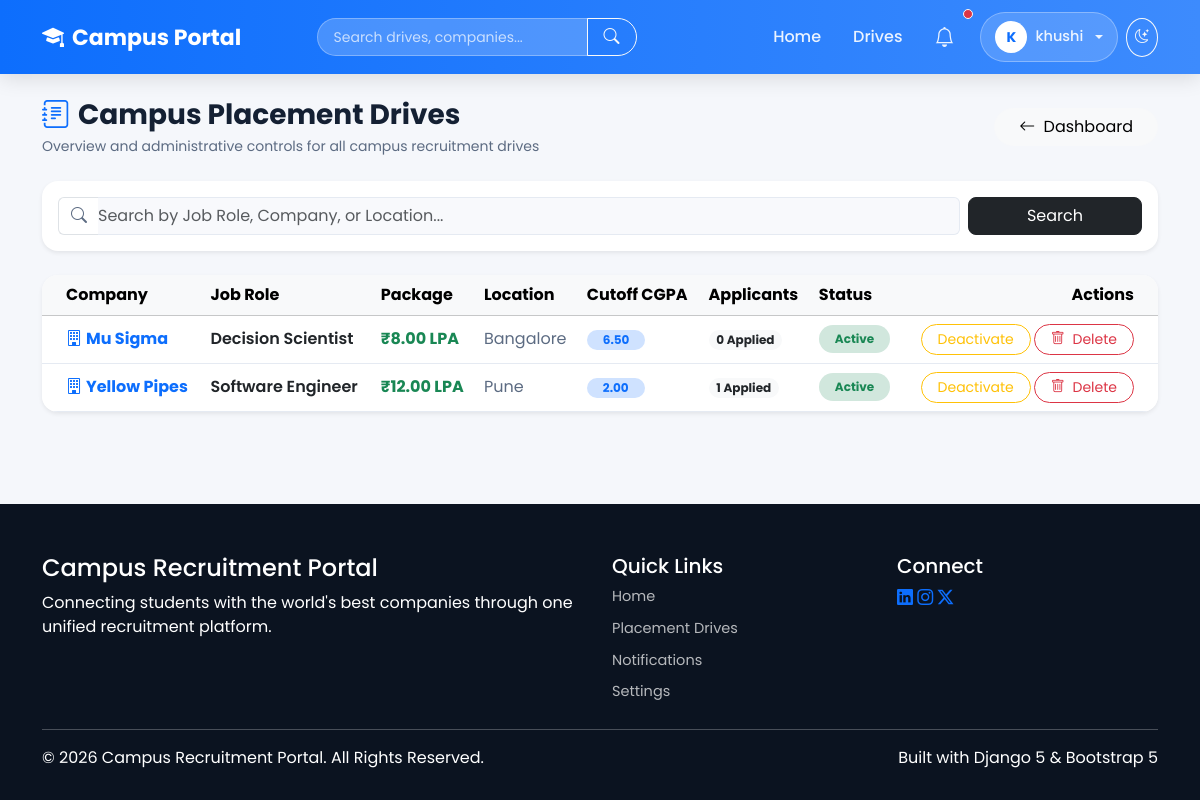
/placement/drives/ (signed in), run on the app's committed database.
### accounts/models.py (models this page shows, shortened)
class CustomUser(AbstractUser):
    ROLE_CHOICES = [
        ("student", "Student"),
        ("recruiter", "Recruiter"),
        ("placement_officer", "Placement Officer"),
    ]
    email = models.EmailField(unique=True)
    phone_number = models.CharField(
        max_length=15,
        blank=True
    )
    role = models.CharField(
        max_length=25,
        choices=ROLE_CHOICES,
        default="student",
    )
    objects = CustomUserManager()
    USERNAME_FIELD = "email"
    REQUIRED_FIELDS = ["username"]

### placement/models.py (models this page shows, shortened)
class PlacementDrive(models.Model):
    company = models.ForeignKey(
        Company,
        on_delete=models.CASCADE,
        related_name="drives"
    )
    job_role = models.CharField(max_length=150)
    package = models.DecimalField(
        max_digits=8,
        decimal_places=2
    )
    location = models.CharField(max_length=100)
    eligibility_cgpa = models.DecimalField(
        max_digits=4,
        decimal_places=2
    )
    description = models.TextField()
    deadline = models.DateField()
    created_by = models.ForeignKey(
        PlacementOfficerProfile,
        on_delete=models.SET_NULL,
        null=True,
        blank=True
    )
    recruiter = models.ForeignKey(
        "recruiters.RecruiterProfile",
        on_delete=models.SET_NULL,
        null=True,
        blank=True,
        related_name="created_drives"
    )
    created_at = models.DateTimeField(default=timezone.now)
    is_active = models.BooleanField(default=True)

class Company(models.Model):
    name = models.CharField(max_length=150)
    website = models.URLField(blank=True)
    email = models.EmailField(blank=True)
    description = models.TextField(blank=True)
    location = models.CharField(max_length=100)
    logo = models.ImageField(
        upload_to="company_logos/",
        blank=True,
        null=True
    )
    recruiter = models.ForeignKey(
        "recruiters.RecruiterProfile",
        on_delete=models.SET_NULL,
        null=True,
        blank=True,
        related_name="companies"
    )
    is_approved = models.BooleanField(default=True)

### placement/views.py (the view)
# urls.py: path("drives/", views.manage_officer_drives, name="placement_manage_drives"),
@login_required
def manage_officer_drives(request):
    drives = PlacementDrive.objects.select_related("company", "recruiter", "created_by").annotate(app_count=Count("application")).order_by("-created_at")
    search_query = request.GET.get("search", "")
    if search_query:
        drives = drives.filter(
            Q(job_role__icontains=search_query) |
            Q(company__name__icontains=search_query) |
            Q(location__icontains=search_query)
        )
    context = {
        "drives": drives,
        "search_query": search_query,
    }
    return render(request, "placement/drives.html", context)

### templates/placement/drives.html (shortened to what this page needs)
{% extends "base.html" %}
{% block content %}
<div class="container py-4">
    <div class="d-flex flex-column flex-md-row align-items-md-center justify-content-between mb-4">
        <div>
            <h3 class="fw-bold mb-1"><i class="bi bi-journal-text text-primary me-2"></i>Campus Placement Drives</h3>
            <p class="text-muted small mb-0">Overview and administrative controls for all campus recruitment drives</p>
        </div>
        <div class="mt-3 mt-md-0">
            <a href="{% url 'placement_dashboard' %}" class="btn btn-light rounded-pill px-4">
                <i class="bi bi-arrow-left me-1"></i> Dashboard
            </a>
        </div>
    </div>
    <div class="card border-0 shadow-sm rounded-4 p-3 bg-white mb-4">
        <form method="GET" class="row g-2 align-items-center">
            <div class="col-md-10">
                <div class="input-group">
                    <span class="input-group-text bg-transparent border-end-0"><i class="bi bi-search text-muted"></i></span>
                    <input type="text" name="search" class="form-control border-start-0 ps-0" placeholder="Search by Job Role, Company, or Location..." value="{{ search_query }}">
                </div>
            </div>
            <div class="col-md-2 d-grid">
                <button type="submit" class="btn btn-dark rounded-3">Search</button>
            </div>
        </form>
    </div>
    {% if drives %}
    <div class="card border-0 shadow-sm rounded-4 bg-white overflow-hidden">
        <div class="table-responsive">
            <table class="table table-hover align-middle mb-0">
                <thead class="table-light">
                    <tr>
                        <th class="ps-4">Company</th>
                        <th>Job Role</th>
                        <th>Package</th>
                        <th>Location</th>
                        <th>Cutoff CGPA</th>
                        <th>Applicants</th>
                        <th>Status</th>
                        <th class="text-end pe-4">Actions</th>
                    </tr>
                </thead>
                <tbody>
                    {% for drive in drives %}
                    <tr>
                        <td class="ps-4">
                            <div class="fw-bold text-primary"><i class="bi bi-building me-1"></i>{{ drive.company.name }}</div>
                        </td>
                        <td><span class="fw-semibold text-dark">{{ drive.job_role }}</span></td>
                        <td><span class="fw-bold text-success">₹{{ drive.package }} LPA</span></td>
                        <td><span class="text-muted">{{ drive.location }}</span></td>
                        <td><span class="badge bg-primary-subtle text-primary rounded-pill px-3 py-1">{{ drive.eligibility_cgpa }}</span></td>
                        <td><span class="badge bg-light text-dark rounded-pill">{{ drive.app_count }} Applied</span></td>
                        <td>
                            {% if drive.is_active %}
                                <span class="badge bg-success-subtle text-success px-3 py-2 rounded-pill">Active</span>
                            {% else %}
                                <span class="badge bg-secondary-subtle text-secondary px-3 py-2 rounded-pill">Inactive</span>
                            {% endif %}
                        </td>
                        <td class="text-end pe-4">
                            <div class="btn-group">
                                <a href="{% url 'placement_toggle_drive_active' drive.id %}" class="btn btn-sm {% if drive.is_active %}btn-outline-warning{% else %}btn-outline-success{% endif %} rounded-pill px-3 me-1">
                                    {% if drive.is_active %}Deactivate{% else %}Activate{% endif %}
                                </a>
                                <a href="{% url 'placement_delete_drive' drive.id %}" class="btn btn-sm btn-outline-danger rounded-pill px-3">
                                    <i class="bi bi-trash me-1"></i> Delete
                                </a>
                            </div>
                        </td>
                    </tr>
                    {% endfor %}
                </tbody>
            </table>
        </div>
    </div>
    {% else %}
    <div class="card border-0 shadow-sm rounded-4 p-5 text-center bg-white">
        <i class="bi bi-briefcase fs-1 text-muted"></i>
        <h5 class="fw-bold mt-3">No Placement Drives Found</h5>
    </div>
    {% endif %}
</div>
{% endblock %}

### templates/base.html (shortened to what this page needs)
<!DOCTYPE html>
<html lang="en">
<head>
<link href="https://cdn.jsdelivr.net/npm/bootstrap@5.3.3/dist/css/bootstrap.min.css" rel="stylesheet">
<link rel="stylesheet" href="https://cdn.jsdelivr.net/npm/bootstrap-icons@1.11.3/font/bootstrap-icons.min.css">
</head>
<body>
<nav class="navbar navbar-expand-lg sticky-top">
<div class="container">
    <a class="navbar-brand" href="/"><i class="bi bi-mortarboard-fill"></i> Campus Portal</a>
    <div class="collapse navbar-collapse" id="nav">
        <form action="{% url 'global_search' %}" method="GET" class="d-flex mx-auto my-2 my-lg-0" style="max-width: 320px; width: 100%;">
            <div class="input-group">
                <input type="text" name="q" class="form-control nav-search-input" placeholder="Search drives, companies..." value="{{ request.GET.q }}">
                <button class="btn btn-outline-light rounded-end-pill px-3" type="submit"><i class="bi bi-search"></i></button>
            </div>
        </form>
        <ul class="navbar-nav ms-auto align-items-lg-center">
            <li class="nav-item">
                <a class="nav-link {% if request.resolver_match.url_name == 'home' %}active{% endif %}" href="/">Home</a>
            </li>
            <li class="nav-item">
                <a class="nav-link" href="{% url 'placement_drives' %}">Drives</a>
            </li>
            {% if user.is_authenticated %}
                <li class="nav-item me-2">
                    <a class="nav-link position-relative" href="{% url 'notifications_list' %}" title="Notifications">
                        <i class="bi bi-bell fs-5"></i>
                        {% if user.notifications.filter.is_read.count > 0 or user.notifications.count > 0 %}
                            <span class="position-absolute top-0 start-100 translate-middle p-1 bg-danger border border-light rounded-circle"></span>
                        {% endif %}
                    </a>
                </li>
                <li class="nav-item dropdown">
                    <a class="nav-link user-menu-toggle dropdown-toggle" href="#" role="button" data-bs-toggle="dropdown">
                        <span class="user-avatar-circle">{{ user.first_name|default:user.username|first|upper }}</span>
                        <span>{{ user.first_name|default:user.username }}</span>
                    </a>
                </li>
            {% endif %}
            <li class="nav-item ms-lg-2 mt-2 mt-lg-0">
                <button onclick="toggleTheme()" class="btn btn-sm btn-outline-light rounded-circle p-2" id="themeToggleBtn" title="Toggle Theme" aria-label="Toggle theme">
                    <i class="bi bi-moon-stars"></i>
                </button>
            </li>
        </ul>
    </div>
</div>
</nav>
<main>
{% block content %}
{% endblock %}
</main>
<footer>
<div class="container">
    <div class="row">
        <div class="col-md-6 mb-4 mb-md-0">
            <h4>Campus Recruitment Portal</h4>
            <p>Connecting students with the world's best companies through one unified recruitment platform.</p>
        </div>
        <div class="col-md-3 mb-4 mb-md-0">
            <h5>Quick Links</h5>
            <a href="/" class="footer-link">Home</a>
            <a href="{% url 'placement_drives' %}" class="footer-link">Placement Drives</a>
            <a href="{% url 'notifications_list' %}" class="footer-link">Notifications</a>
            <a href="{% url 'user_settings' %}" class="footer-link">Settings</a>
        </div>
        <div class="col-md-3">
            <h5>Connect</h5>
            <div>
                <a href="#" class="social-icon"><i class="bi bi-linkedin"></i></a>
                <a href="#" class="social-icon"><i class="bi bi-instagram"></i></a>
                <a href="#" class="social-icon"><i class="bi bi-twitter-x"></i></a>
            </div>
        </div>
    </div>
    <hr>
    <div class="d-flex flex-column flex-md-row justify-content-between align-items-center">
        <p class="footer-bottom mb-0">© 2026 Campus Recruitment Portal. All Rights Reserved.</p>
        <p class="footer-bottom mb-0">Built with Django 5 & Bootstrap 5</p>
    </div>
</div>
</footer>
</body>
</html>

### templates/base.html (style rules this page uses)
:root { --brand-blue: #0d6efd; --brand-blue-light: #3d8bfd; --brand-dark: #0b1320; --text-muted: #5c6b82; --bg-soft: #f5f7fb; --surface: #ffffff; --surface-2: #f8f9fc; --border-color: #e5eaf2; --text-color: #142033; --radius-lg: 20px; --radius-md: 14px; }
body { font-family: 'Poppins', sans-serif; background: var(--bg-soft); color: var(--text-color); display: flex; flex-direction: column; min-height: 100vh; transition: background-color 0.3s ease, color 0.3s ease; }
main { flex: 1; }
a { color: var(--brand-blue); }
.card, .list-group-item, .table, .form-control, .form-select, .alert { border-color: var(--border-color); }
.card { background: var(--surface); color: var(--text-color); border: 1px solid var(--border-color); border-radius: var(--radius-lg); box-shadow: 0 10px 30px rgba(0, 0, 0, 0.06); }
.form-control, .form-select, .form-control:focus, .form-select:focus { background: var(--surface-2); color: var(--text-color); border-color: var(--border-color); }
.text-muted { color: var(--text-muted) !important; }
.navbar { background: linear-gradient(90deg, var(--brand-blue), var(--brand-blue-light)); box-shadow: 0 4px 20px rgba(0, 0, 0, .12); padding: 12px 0; }
.navbar-brand { font-size: 22px; font-weight: 700; color: #fff !important; display: flex; align-items: center; gap: 8px; }
.nav-link { color: rgba(255, 255, 255, .9) !important; font-weight: 500; margin-left: 4px; padding: 8px 14px !important; border-radius: 30px; transition: .25s; }
.nav-search-input { background: rgba(255, 255, 255, 0.2); border: 1px solid rgba(255, 255, 255, 0.3); color: #fff; border-radius: 30px; padding: 6px 16px; font-size: 14px; }
.nav-search-input::placeholder { color: rgba(255, 255, 255, 0.7); }
.user-menu-toggle { display: flex; align-items: center; gap: 8px; background: rgba(255, 255, 255, .15); border: 1px solid rgba(255, 255, 255, .3); color: #fff; border-radius: 30px; padding: 5px 14px 5px 5px; font-weight: 500; font-size: 14.5px; }
.user-avatar-circle { width: 32px; height: 32px; border-radius: 50%; background: #fff; color: var(--brand-blue); font-weight: 700; display: flex; align-items: center; justify-content: center; font-size: 14px; }
footer { background: var(--brand-dark); color: #fff; padding: 50px 0 30px; margin-top: 60px; }
footer .footer-link { color: rgba(255, 255, 255, .7); text-decoration: none; display: block; margin-bottom: 10px; font-size: 14.5px; transition: .2s; }

### data on the page
CustomUser: first_name|first "K", first_name "khushi"
PlacementDrive: company.name "Mu Sigma", job_role "Decision Scientist", package "8.00", location "Bangalore", eligibility_cgpa "6.50", app_count "0", is_active "Active"
PlacementDrive: company.name "Yellow Pipes", job_role "Software Engineer", package "12.00", location "Pune", eligibility_cgpa "2.00", app_count "1", is_active "Active"
